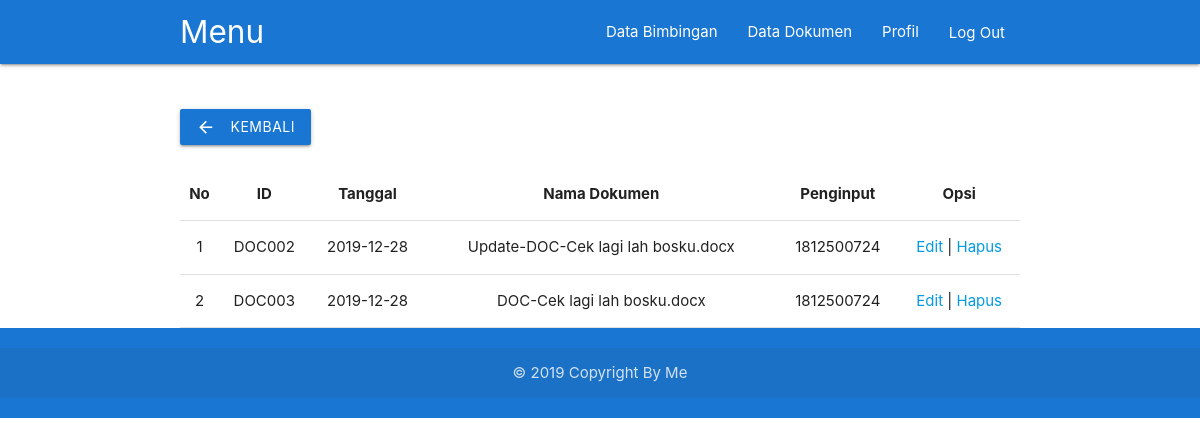
The page /user/index.php?page=dataDokumen (signed in) on the database its author committed.
### tables this page shows
CREATE TABLE `dokumen` (
  `id_dokumen` varchar(11) NOT NULL DEFAULT '',
  `nama_dokumen` varchar(255) DEFAULT NULL,
  `tgl_dokumen` date DEFAULT NULL,
  `nim` varchar(11) DEFAULT NULL,
  PRIMARY KEY (`id_dokumen`),
  KEY `FKMahasiswa` (`nim`),
  CONSTRAINT `FKMahasiswa` FOREIGN KEY (`nim`) REFERENCES `mhs` (`nim`) ON DELETE CASCADE ON UPDATE CASCADE
);

### user/pages/dataDokumen.php (the view)
<div class="container"><br><br>
<a href="index.php" class="btn blue darken-2"><i class="material-icons left">arrow_back</i> Kembali</a><br><br>
    <table class="highlight centered">
        <thead>
            <tr>
                <th>No</th>
                <th>ID</th>
                <th>Tanggal</th>
                <th>Nama Dokumen</th>
                <th>Penginput</th>
                <th rowspan=2>Opsi</th>
            </tr>
        </thead>
            <?php
            $no = 1;
            $data = mysqli_query($connect,"SELECT a.*, b.* FROM mhs a, dokumen b WHERE a.nim=b.nim AND b.nim='$username'");
            while($d = mysqli_fetch_array($data)){
                ?>
                <tbody>
                    <tr>
                    <td><?php echo $no++; ?></td>
                    <td><?php echo $d['id_dokumen']; ?></td>
                    <td><?php echo $d['tgl_dokumen']; ?></td>
                    <td><?php echo $d['nama_dokumen']; ?></td>
                    <td><?php echo $d['nim']; ?></td>
                    <td>
                        <a href="index.php?page=upDokumen&&id_dokumen=<?php echo $d['id_dokumen']; ?>">Edit</a> |
                        <a href="index.php?page=delDokumen&&id_dokumen=<?php echo $d['id_dokumen']; ?>">Hapus</a>
                    </td>
                    </tr>
                </tbody>
                <?php
            }
		        ?>
	</table>
    </div>

### rows shown on the page
dokumen: id_dokumen "DOC002", tgl_dokumen "2019-12-28", nama_dokumen "Update-DOC-Cek lagi lah bosku.docx", nim "1812500724"
dokumen: id_dokumen "DOC003", tgl_dokumen "2019-12-28", nama_dokumen "DOC-Cek lagi lah bosku.docx", nim "1812500724"
